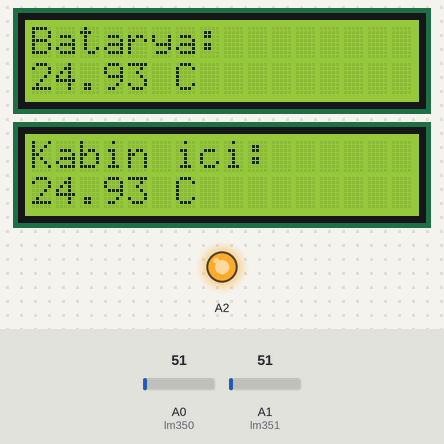
Bench run of a sketch on a simulated Arduino Uno, built with avr-gcc and run on an emulated ATmega328P. On the bench: 2 × 16×2 character LCD, output pins drawn as LEDs (lit = HIGH). Inputs (shaded band) come from the test bench; at power-on: A0 (lm350) = 51, A1 (lm351) = 51.

Above: at 3.8 s.
3.9 s: A0 (lm350) set to 78
At 5.3 s:
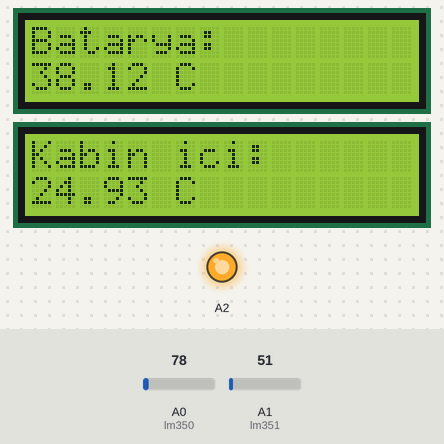
5.6 s: A0 (lm350) set to 90
At 6.5 s:
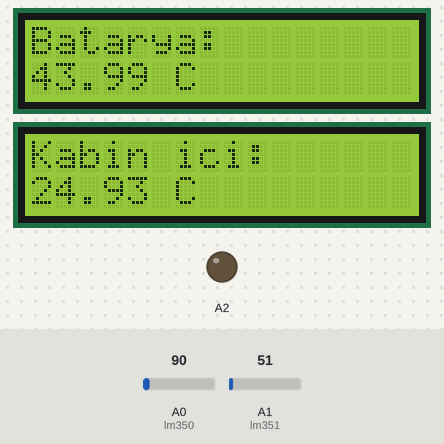
7.4 s: A1 (lm351) set to 61
At 8.1 s:
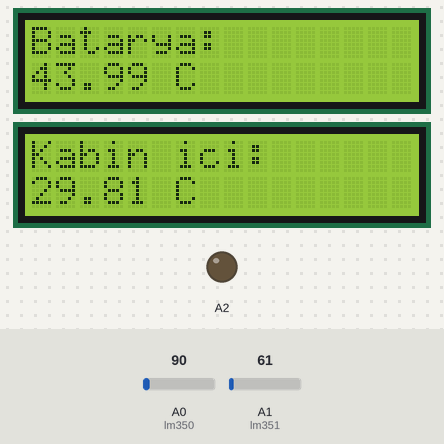
9.2 s: A1 (lm351) set to 71
At 9.7 s:
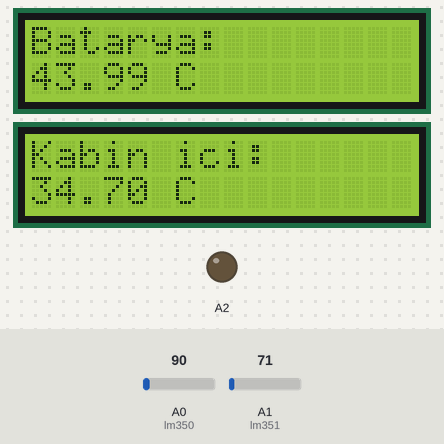
10.8 s: A0 (lm350) set to 86
At 11.2 s:
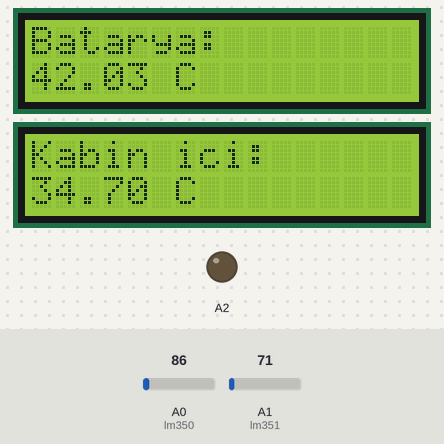
12.3 s: A1 (lm351) set to 86
At 12.8 s:
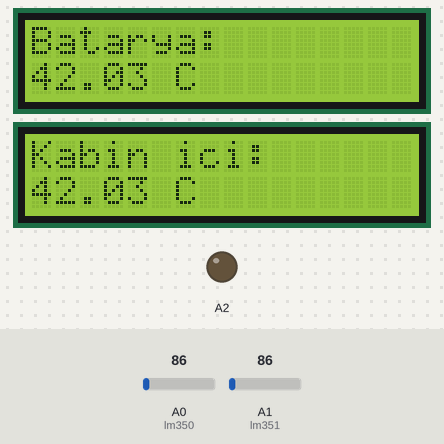
Timing chart, 0 to 14.9 s (numbered marks = the images above; inputs shaded):
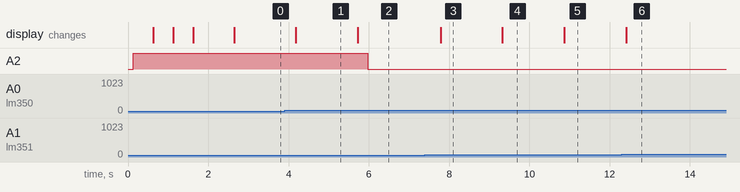

Measured:
- the behaviour switches between 81 and 82 on A0 (lm350) (found by bisection; images 1 and 2)
- after the input at 3.9 s, the display: changes after 0.29 s (image 1)
- after the input at 5.6 s, A2: HIGH → LOW after 0.38 s; the display: changes after 0.13 s (image 2)
- after the input at 7.4 s, the display: changes after 0.39 s (image 3)
- after the input at 9.2 s, the display: changes after 0.13 s (image 4)
- after the input at 10.8 s, the display: changes after 0.07 s (image 5)
- after the input at 12.3 s, the display: changes after 0.12 s (image 6)

The sketch:

codeForAlarm.ino
```cpp
#include <LiquidCrystal.h>
LiquidCrystal lcd(7, 6, 2, 3, 4, 5);
LiquidCrystal lcd1( 12,13, 8, 9, 10, 11);
float critTemp = 40; //critical temperature

const int lm350=A0;
float vin0=0;
float temperature0=0;
int dataIn0=0;

const int lm351=A1;
float vin1=0;
float temperature1=0;
int dataIn1=0;

float vin=0;
float temperature=0;
int dataIn=0;

void setup() {
  Serial.begin(9600);
  lcd .begin(16, 2);
  lcd1.begin(16, 2);
  pinMode(lm350, INPUT);
  pinMode(lm351, INPUT);
  pinMode(A2, OUTPUT);
  digitalWrite(A2, HIGH);

  lcd1.print("Isik");
  lcd.print("Racing Team");
  delay(500);
  lcd.print(".");
  delay(500);
  lcd.print(".");
  delay(500);
  lcd.print(".");
  delay(1000);
}

//converting analog input from lm35 sensor data to celcius value
float celciusCevir(float dataIn){
  vin = (dataIn / 1023.0) * 5000;
  temperature = vin / 10.0;
  return temperature;
  }

void loop() {

  lcd.clear();
  lcd.home();

  lcd1.clear();
  lcd1.home();

  lcd.setCursor(0, 0);
  lcd.print("Batarya:");
  lcd1.setCursor(0, 0);
  lcd1.print("Kabin ici:");

  lcd.setCursor(0,1);
  temperature0=celciusCevir(analogRead(lm350));
  lcd.print(temperature0);
  lcd.print(" C");

  lcd1.setCursor(0,1);
  temperature1 = celciusCevir(analogRead(lm351));
  lcd1.print(temperature1);
  lcd1.print(" C");
 delay(250);


 //conditions for alarm to trigger
  if(temperature0>critTemp || temperature1>critTemp){
    digitalWrite(A2, LOW);
    }
  else{
    digitalWrite(A2, HIGH);
    }

  delay(250);
}
```
